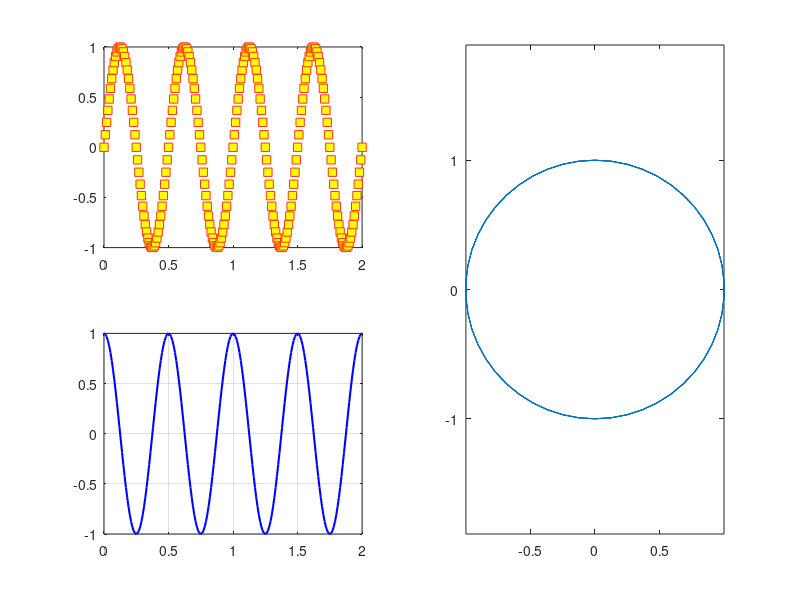

This chart was generated by the following MATLAB code:
clc;
clear;
close all;

f0 = 2;
t = 0:0.01:2;

x = sin (2*pi*f0*t);
y = cos (2*pi*f0*t);

figure;

subplot(2,2,1);
plot (t,x,'s','Color',[1 0.20 0.10],'MarkerFaceColor','y');

subplot(2,2,3);
plot (t,y,'b','LineWidth',1.5);
grid on;

subplot(2,2,[2 4]);
plot(x,y);
axis equal;
